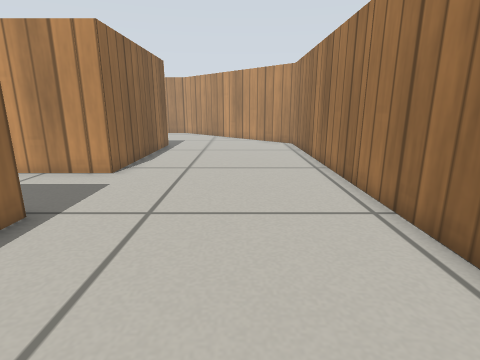
[1] (above)

13 first-person views from a walk through a world built for the Gazebo simulator. The camera is 0.45 m above the floor, tilts 14° down and sees 80° across. The floor is counted in squares, 0.2 m on a side. Each view is taken from the middle of a square. On the plan, view 1 faces up. The plan holds only what a view shows up to about 17 squares ahead; the rest is blank. Simple patterns stand in for the simulator's built-in surfaces.

[2]
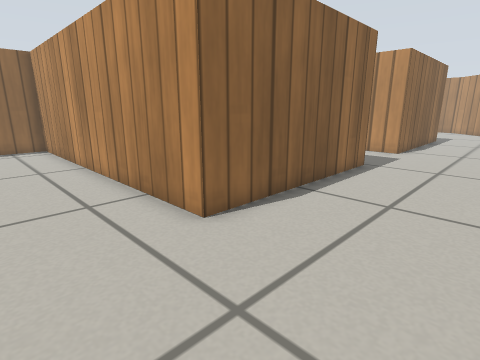

[3]
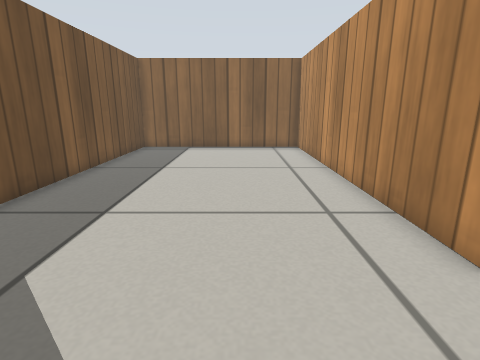

[4]
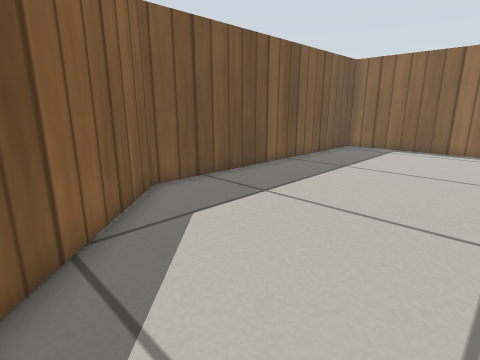

[5]
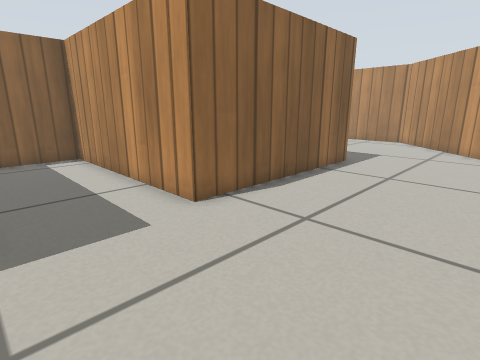

[6]
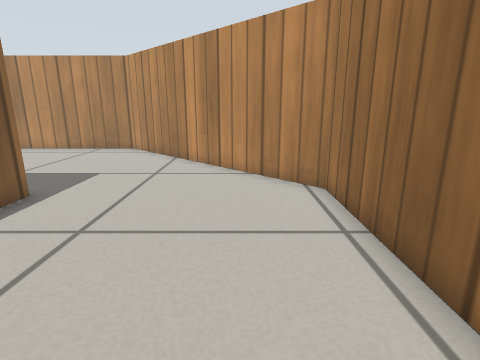

[7]
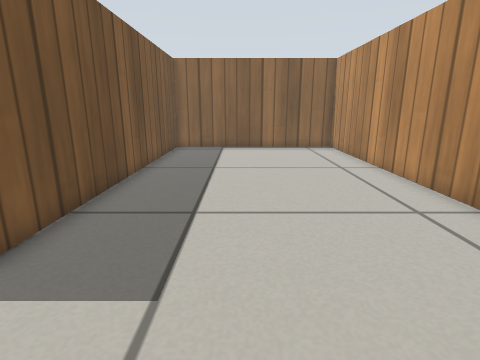

[8]
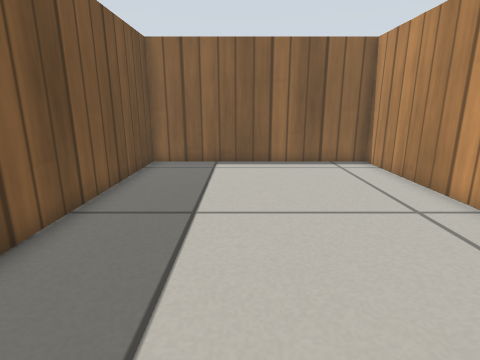

[9]
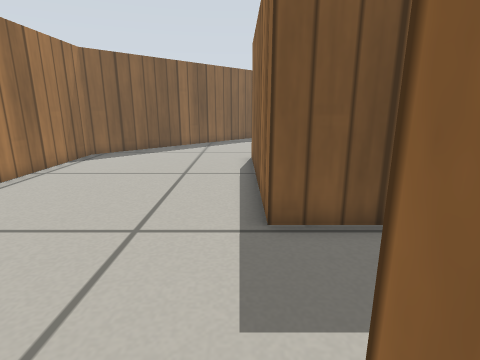

[10]
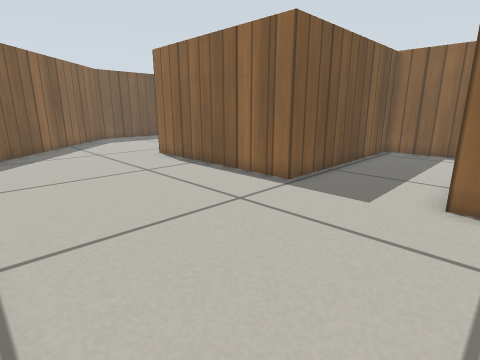

[11]
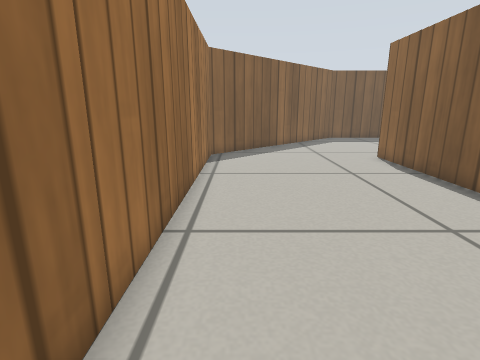

[12]
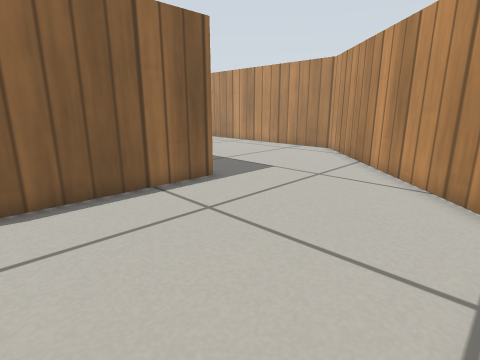

[13]
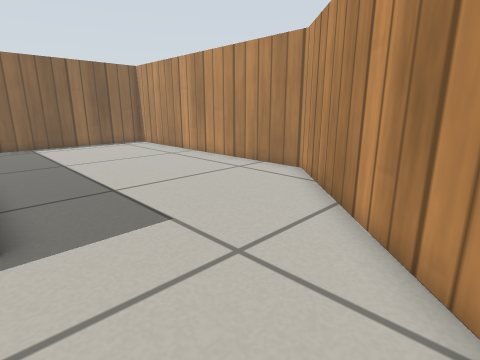

### Floor plan
Points are (right, up) in squares from view 1. A wall is a line through its corners. A room is listed if a view was taken in it or the views show most of it. See-through windows are left out.
Room 1 (views 1, 2, 3, 4, 5, 6, 7, 8, 9, 10, 11, 12, 13)
walls: (-4.5, 18.3) (-4.5, 10) (-13.3, 10) (-13.3, 5.7) (-4.5, 5.7) (-4.5, -2.5) (-18.3, -2.5) (-18.3, -11.8) (-5.1, -11.8) (3.4, -3.2) (3.4, 19) (-5.1, 27.5) (-18.3, 27.5) (-18.3, 18.2) (-5.1, 18.2)

Where each view was taken, in squares from view 1:
view 1: 0 up, 0 right, facing up
view 2: 6 down, 0 right, facing up-left
view 3: 6 down, 1 left, facing left
view 4: 4 down, 1 left, facing down-left
view 5: 6 up, 1 right, facing up-left
view 6: 11 up, 1 right, facing up
view 7: 22 up, 1 left, facing left
view 8: 22 up, 6 left, facing left
view 9: 11 up, 4 left, facing down
view 10: 11 up, 3 right, facing down-left
view 11: 11 up, 2 right, facing down
view 12: 12 up, 3 right, facing up-left
view 13: 18 up, 1 right, facing up-left
